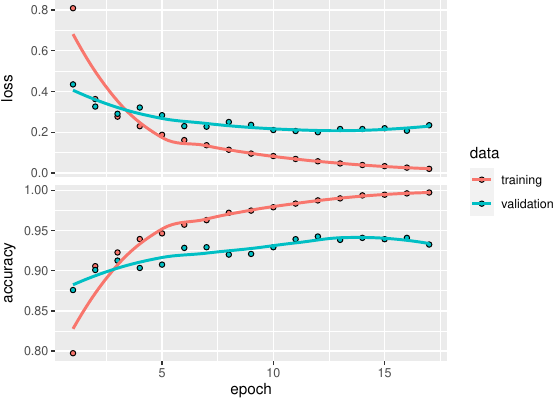

R code for this plot:
pdf(file = "11-r-mnist-nnet.pdf", width = 5.83, height = 4.13)

library(keras)

c(c(x_train, y_train), c(x_test, y_test)) %<-% dataset_mnist()
my_index <- sample(1:60000, 6000)
x_train <- x_train[my_index, , ]
y_train <- y_train[my_index]

my_model <- keras_model_sequential() %>%
  layer_flatten(input_shape = c(28, 28)) %>%
  layer_dense(units = 256, activation = "relu") %>%
  layer_dense(units = 10, activation = "softmax")

my_model %>% compile(loss = "sparse_categorical_crossentropy",
                     optimizer = "rmsprop",
                     metrics = c("accuracy"))

my_cb <- callback_early_stopping(patience = 5,
                                 restore_best_weights = TRUE)

my_history <- my_model %>%
  fit(x = x_train,
      y = y_train,
      validation_split = 0.2,
      batch_size = 128,
      epochs = 20,
      callbacks = list(my_cb),
      verbose = 0)

plot(my_history)

tmp <- my_model %>% predict(x_test)
y_ <- apply(tmp, 1, which.max) - 1
table(y_, y_test)

mean(y_ == y_test)

my_model %>% evaluate(x = x_test, y = y_test)
